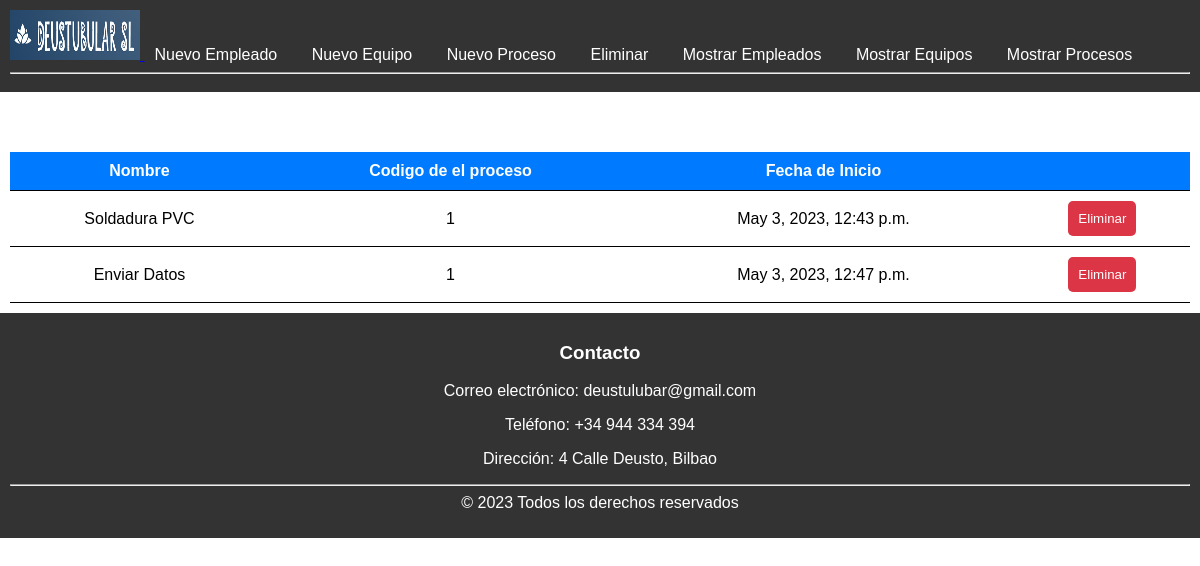
/eliminar/proceso, run on the app's committed database.
### DeustubularSL_app/models.py (models this page shows, shortened)
class proceso (models.Model):
    nombre = models.CharField(max_length = 150)
    ordenFabricacion = models.IntegerField(default=0)
    codigoProceso = models.IntegerField(default=0)
    referencia = models.CharField(max_length=150)
    fechaIni = models.DateTimeField(default=datetime.datetime.today)
    fechaFin = models.DateTimeField(default=datetime.datetime.today)
    FKidEquipo = models.ForeignKey (equipo, on_delete = models.CASCADE)

### DeustubularSL_app/views.py (the view)
# urls.py: path('eliminar/proceso', views.lista_procesos, name='lista_procesos'),
def lista_procesos(request):
    procesos = proceso.objects.all()
    context = {'procesos': procesos}
    return render(request, 'DeustubularSL_app/lista_procesos_a_borrar.html', context)

### DeustubularSL_app/templates/DeustubularSL_app/lista_procesos_a_borrar.html (shortened to what this page needs)
{% extends "base.html" %}
{% block contenido %}
<table>
    <thead>
        <tr>
            <th>Nombre</th>
            <th>Codigo de el proceso</th>
            <th>Fecha de Inicio</th>
            <th></th>
        </tr>
    </thead>
    <tbody>
        {% for proceso in procesos %}
        <tr>
            <td>{{ proceso.nombre }}</td>
            <td>{{ proceso.codigoProceso }}</td>
            <td>{{ proceso.fechaIni }}</td>
            <td>
                <form action="{% url 'eliminar_proceso' proceso.id %}" method="post">
                <button type="submit" class="btn btn-danger">Eliminar</button>
                </form>
            </td>
        </tr>
        {% endfor %}
    </tbody>
</table>
{% endblock %}

### DeustubularSL_app/static/style.css (style rules this page uses)
body { font-family: Arial, sans-serif; margin: 0; padding: 0; }
table { border-collapse: collapse; width: 100%; margin-top: 50px; }
th, td { padding: 10px; text-align: center; border-bottom: 1px solid #000000; }
th { background-color: #007bff; color: #fffefe; }
.btn-danger { background-color: #dc3545; color: #fff; border: none; padding: 10px; border-radius: 5px; text-align: center; }

### data on the page
proceso: nombre "Soldadura PVC", codigoProceso "1", fechaIni "May 3, 2023, 12:43 p.m."
proceso: nombre "Enviar Datos", codigoProceso "1", fechaIni "May 3, 2023, 12:47 p.m."
